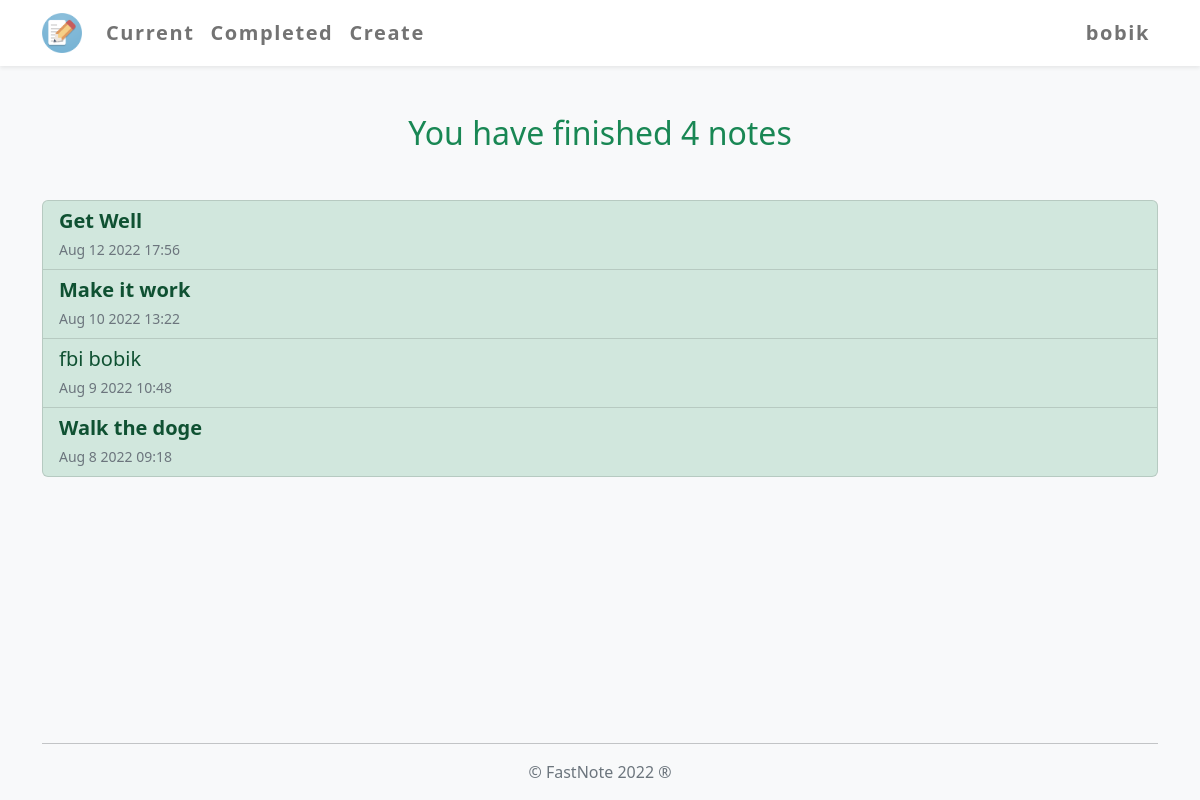
The app's page /completed/ (signed in) with its own data.
### todo/models.py (models this page shows, shortened)
class Todo(models.Model):
    title = models.CharField(max_length=50)
    memo = models.TextField(blank=True, max_length=3000)
    creation_date = models.DateTimeField(auto_now_add=True)
    completed_date = models.DateTimeField(null=True, blank=True)
    important = models.BooleanField(default=False)
    user = models.ForeignKey(User, on_delete=models.CASCADE)

### todo/views.py (the view)
# urls.py: path('completed/', views.completedtodos, name='completedtodos'),
@login_required
def completedtodos(request):
    todos = Todo.objects.filter(user=request.user, completed_date__isnull=False).order_by('-completed_date')
    return render(request, 'todo/completedtodos.html', {'todos': todos})

### todo/templates/todo/completedtodos.html (shortened to what this page needs)
{% extends 'todo/base.html' %}
{% block content %}
<div class="bg-light grey_container">
  <div class="container">
    <div class="bd-masthead" id="content">
      {% if todos.count == 0 %}
      <div class='text-center'>
        <h1 class="mb-4">You haven't finished any note yet</h1>
        <a role="button" class="btn btn-outline-primary btn-lg mb-5" href="{% url 'createtodo' %}">Create a New Note</a>
      </div>
      {% else %}
      <h2 class="text-center text-success">You have finished {{ todos.count }} note{{ todos.count|pluralize }}</h2>
      {% endif %}
      <div class="list-group mb-5 mt-5">
        {% for todo in todos %}
        <a href="{% url 'viewtodo' todo.id %}" class="list-group-item list-group-item-action list-group-item-success">
          <h5 class="mb-1">
            {% if todo.important %}<b>{% endif %}{{ todo.title }}{% if todo.important %}</b>{% endif %}</h5>
          <small class="text-muted">{{ todo.completed_date|date:'M j Y H:i' }}</small>
        </a>
        {% endfor %}
      </div>
    </div>
  </div>
</div>
{% endblock %}

### todo/templates/todo/base.html (shortened to what this page needs)
<!DOCTYPE html>
{% load static %}
<html lang="en">
<head>
  <link href="https://cdn.jsdelivr.net/npm/bootstrap@5.2.0/dist/css/bootstrap.min.css" rel="stylesheet">
  <link rel="stylesheet" href="{% static 'todo/custom.css' %}">
</head>
<body class='bg-light'>
  {% if request.path != "/sign-up/" and request.path != "/log-in/" %}
  <header class="navbar navbar-expand-lg bg-white sticky-top shadow-sm" id="navbar_inner">
    <div class="container">
      <a class="navbar-brand" href="{% url 'home' %}">
        <img src="{% static 'todo/todo.png' %}" alt="image-logo" width="40" height="40" class="d-inline-block align-top">
      </a>
      <div class="collapse navbar-collapse" id="navbarSupportedContent">
        {% if user.is_authenticated %}
        <ul class="navbar-nav me-auto site-menu">
          <li class="nav-item {{ current }}">
            <a class="nav-link" href="{% url 'currenttodos' %}">Current</a>
          </li>
          <li class="nav-item {{ completed }}">
            <a class="nav-link" href="{% url 'completedtodos' %}">Completed</a>
          </li>
          <li class="nav-item {{ create }}">
            <a class="nav-link" href="{% url 'createtodo' %}">Create</a>
          </li>
        </ul>
        {% endif %}
        <ul class="navbar-nav ms-auto site-menu">
          {% if user.is_authenticated %}
          <li class="nav-item dropdown">
            <a class="nav-link" href="#" role="button" data-bs-toggle="dropdown" aria-expanded="false" data-toggle="dropdown">
              {{ user.username }}
            </a>
          </li>
          {% endif %}
        </ul>
      </div>
    </div>
  </header>
  {% endif %}
  {% block content %}{% endblock %}
  <footer class='container'>
    <hr>
    <div class="text-center text-muted">
      <p class='mt-3'>© FastNote 2022 ®</p>
    </div>
  </footer>
</body>
</html>

### todo/static/todo/custom.css (style rules this page uses)
html { height: 100%; }
body { min-height: 100%; display: flex; flex-direction: column; }
.site-menu { font-size: 20px; font-weight: 600; letter-spacing: .08em; }
#content { padding: 3rem 0 0 0; }
footer { margin: auto 0 0 0; }

### records on screen
Todo: title "Get Well", completed_date "Aug 12 2022 17:56"
Todo: title "Make it work", completed_date "Aug 10 2022 13:22"
Todo: title "fbi bobik", completed_date "Aug 9 2022 10:48"
Todo: title "Walk the doge", completed_date "Aug 8 2022 09:18"

### other values on screen
{{ user.username }} "bobik"
{{ todos.count }} "4"
